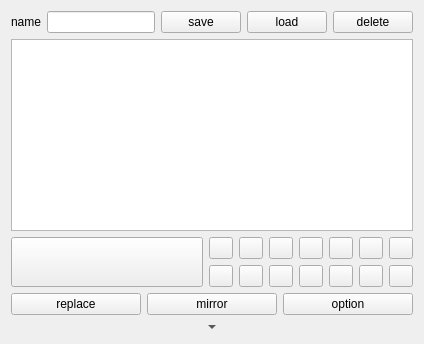
  <widget class="QWidget" name="centralwidget">
   <layout class="QVBoxLayout" name="verticalLayout_12">
    <item>
     <widget class="QWidget" name="moyang_widget" native="true">
      <layout class="QVBoxLayout" name="verticalLayout">
       <property name="leftMargin">
        <number>0</number>
       </property>
       <property name="topMargin">
        <number>0</number>
       </property>
       <property name="rightMargin">
        <number>0</number>
       </property>
       <property name="bottomMargin">
        <number>0</number>
       </property>
       <item>
        <layout class="QHBoxLayout" name="horizontalLayout_2">
         <item>
          <widget class="QLabel" name="label">
           <property name="text">
            <string>name</string>
           </property>
          </widget>
         </item>
         <item>
          <widget class="QLineEdit" name="name_line"/>
         </item>
         <item>
          <widget class="QPushButton" name="save_btn">
           <property name="minimumSize">
            <size>
             <width>45</width>
             <height>0</height>
            </size>
           </property>
           <property name="text">
            <string>save</string>
           </property>
          </widget>
         </item>
         <item>
          <widget class="QPushButton" name="load_btn">
           <property name="minimumSize">
            <size>
             <width>45</width>
             <height>0</height>
            </size>
           </property>
           <property name="text">
            <string>load</string>
           </property>
          </widget>
         </item>
         <item>
          <widget class="QPushButton" name="delete_btn">
           <property name="minimumSize">
            <size>
             <width>45</width>
             <height>0</height>
            </size>
           </property>
           <property name="text">
            <string>delete</string>
           </property>
          </widget>
         </item>
        </layout>
       </item>
       <item>
        <widget class="QListWidget" name="listWidget"/>
       </item>
       <item>
        <layout class="QHBoxLayout" name="horizontalLayout">
         <item>
          <widget class="QPushButton" name="custom_color_btn">
           <property name="sizePolicy">
            <sizepolicy hsizetype="Preferred" vsizetype="Preferred">
             <horstretch>0</horstretch>
             <verstretch>0</verstretch>
            </sizepolicy>
           </property>
           <property name="text">
            <string/>
           </property>
          </widget>
         </item>
         <item>
          <layout class="QGridLayout" name="gridLayout">
           <item row="0" column="0">
            <widget class="QPushButton" name="color1_btn">
             <property name="sizePolicy">
              <sizepolicy hsizetype="Maximum" vsizetype="Maximum">
               <horstretch>0</horstretch>
               <verstretch>0</verstretch>
              </sizepolicy>
             </property>
             <property name="minimumSize">
              <size>
               <width>0</width>
               <height>0</height>
              </size>
             </property>
             <property name="maximumSize">
              <size>
               <width>24</width>
               <height>24</height>
              </size>
             </property>
             <property name="text">
              <string/>
             </property>
            </widget>
           </item>
           <item row="0" column="1">
            <widget class="QPushButton" name="color2_btn">
             <property name="sizePolicy">
              <sizepolicy hsizetype="Maximum" vsizetype="Maximum">
               <horstretch>0</horstretch>
               <verstretch>0</verstretch>
              </sizepolicy>
             </property>
             <property name="minimumSize">
              <size>
               <width>0</width>
               <height>0</height>
              </size>
             </property>
             <property name="maximumSize">
              <size>
               <width>24</width>
               <height>24</height>
              </size>
             </property>
             <property name="text">
              <string/>
             </property>
            </widget>
           </item>
           <item row="0" column="2">
            <widget class="QPushButton" name="color3_btn">
             <property name="sizePolicy">
              <sizepolicy hsizetype="Maximum" vsizetype="Maximum">
               <horstretch>0</horstretch>
               <verstretch>0</verstretch>
              </sizepolicy>
             </property>
             <property name="minimumSize">
              <size>
               <width>0</width>
               <height>0</height>
              </size>
             </property>
             <property name="maximumSize">
              <size>
               <width>24</width>
               <height>24</height>
              </size>
             </property>
             <property name="text">
              <string/>
             </property>
            </widget>
           </item>
           <item row="0" column="3">
            <widget class="QPushButton" name="color4_btn">
             <property name="sizePolicy">
              <sizepolicy hsizetype="Maximum" vsizetype="Maximum">
               <horstretch>0</horstretch>
               <verstretch>0</verstretch>
              </sizepolicy>
             </property>
             <property name="minimumSize">
              <size>
               <width>0</width>
               <height>0</height>
              </size>
             </property>
             <property name="maximumSize">
              <size>
               <width>24</width>
               <height>24</height>
              </size>
             </property>
             <property name="text">
              <string/>
             </property>
            </widget>
           </item>
           <item row="0" column="4">
            <widget class="QPushButton" name="color5_btn">
             <property name="sizePolicy">
              <sizepolicy hsizetype="Maximum" vsizetype="Maximum">
               <horstretch>0</horstretch>
               <verstretch>0</verstretch>
              </sizepolicy>
             </property>
             <property name="minimumSize">
              <size>
               <width>0</width>
               <height>0</height>
              </size>
             </property>
             <property name="maximumSize">
              <size>
               <width>24</width>
               <height>24</height>
              </size>
             </property>
             <property name="text">
              <string/>
             </property>
            </widget>
           </item>
           <item row="0" column="5">
            <widget class="QPushButton" name="color6_btn">
             <property name="sizePolicy">
              <sizepolicy hsizetype="Maximum" vsizetype="Maximum">
               <horstretch>0</horstretch>
               <verstretch>0</verstretch>
              </sizepolicy>
             </property>
             <property name="minimumSize">
              <size>
               <width>0</width>
               <height>0</height>
              </size>
             </property>
             <property name="maximumSize">
              <size>
               <width>24</width>
               <height>24</height>
              </size>
             </property>
             <property name="text">
              <string/>
             </property>
            </widget>
           </item>
           <item row="0" column="6">
            <widget class="QPushButton" name="color7_btn">
             <property name="sizePolicy">
              <sizepolicy hsizetype="Maximum" vsizetype="Maximum">
               <horstretch>0</horstretch>
               <verstretch>0</verstretch>
              </sizepolicy>
             </property>
             <property name="minimumSize">
              <size>
               <width>0</width>
               <height>0</height>
              </size>
             </property>
             <property name="maximumSize">
              <size>
               <width>24</width>
               <height>24</height>
              </size>
             </property>
             <property name="text">
              <string/>
             </property>
            </widget>
           </item>
           <item row="1" column="0">
            <widget class="QPushButton" name="color8_btn">
             <property name="sizePolicy">
              <sizepolicy hsizetype="Maximum" vsizetype="Maximum">
               <horstretch>0</horstretch>
               <verstretch>0</verstretch>
              </sizepolicy>
             </property>
             <property name="minimumSize">
              <size>
               <width>0</width>
               <height>0</height>
              </size>
             </property>
             <property name="maximumSize">
              <size>
               <width>24</width>
               <height>24</height>
              </size>
             </property>
             <property name="text">
              <string/>
             </property>
            </widget>
           </item>
           <item row="1" column="1">
            <widget class="QPushButton" name="color9_btn">
             <property name="sizePolicy">
              <sizepolicy hsizetype="Maximum" vsizetype="Maximum">
               <horstretch>0</horstretch>
               <verstretch>0</verstretch>
              </sizepolicy>
             </property>
             <property name="minimumSize">
              <size>
               <width>0</width>
               <height>0</height>
              </size>
             </property>
             <property name="maximumSize">
              <size>
               <width>24</width>
               <height>24</height>
              </size>
             </property>
             <property name="text">
              <string/>
             </property>
            </widget>
           </item>
           <item row="1" column="2">
            <widget class="QPushButton" name="color10_btn">
             <property name="sizePolicy">
              <sizepolicy hsizetype="Maximum" vsizetype="Maximum">
               <horstretch>0</horstretch>
               <verstretch>0</verstretch>
              </sizepolicy>
             </property>
             <property name="minimumSize">
              <size>
               <width>0</width>
               <height>0</height>
              </size>
             </property>
             <property name="maximumSize">
              <size>
               <width>24</width>
               <height>24</height>
              </size>
             </property>
             <property name="text">
              <string/>
             </property>
            </widget>
           </item>
           <item row="1" column="3">
            <widget class="QPushButton" name="color11_btn">
             <property name="sizePolicy">
              <sizepolicy hsizetype="Maximum" vsizetype="Maximum">
               <horstretch>0</horstretch>
               <verstretch>0</verstretch>
              </sizepolicy>
             </property>
             <property name="minimumSize">
              <size>
               <width>0</width>
               <height>0</height>
              </size>
             </property>
             <property name="maximumSize">
              <size>
               <width>24</width>
               <height>24</height>
              </size>
             </property>
             <property name="text">
              <string/>
             </property>
            </widget>
           </item>
           <item row="1" column="4">
            <widget class="QPushButton" name="color12_btn">
             <property name="sizePolicy">
              <sizepolicy hsizetype="Maximum" vsizetype="Maximum">
               <horstretch>0</horstretch>
               <verstretch>0</verstretch>
              </sizepolicy>
             </property>
             <property name="minimumSize">
              <size>
               <width>0</width>
               <height>0</height>
              </size>
             </property>
             <property name="maximumSize">
              <size>
               <width>24</width>
               <height>24</height>
              </size>
             </property>
             <property name="text">
              <string/>
             </property>
            </widget>
           </item>
           <item row="1" column="5">
            <widget class="QPushButton" name="color13_btn">
             <property name="sizePolicy">
              <sizepolicy hsizetype="Maximum" vsizetype="Maximum">
               <horstretch>0</horstretch>
               <verstretch>0</verstretch>
              </sizepolicy>
             </property>
             <property name="minimumSize">
              <size>
               <width>0</width>
               <height>0</height>
              </size>
             </property>
             <property name="maximumSize">
              <size>
               <width>24</width>
               <height>24</height>
              </size>
             </property>
             <property name="text">
              <string/>
             </property>
            </widget>
           </item>
           <item row="1" column="6">
            <widget class="QPushButton" name="color14_btn">
             <property name="sizePolicy">
              <sizepolicy hsizetype="Maximum" vsizetype="Maximum">
               <horstretch>0</horstretch>
               <verstretch>0</verstretch>
              </sizepolicy>
             </property>
             <property name="minimumSize">
              <size>
               <width>0</width>
               <height>0</height>
              </size>
             </property>
             <property name="maximumSize">
              <size>
               <width>24</width>
               <height>24</height>
              </size>
             </property>
             <property name="text">
              <string/>
             </property>
            </widget>
           </item>
          </layout>
         </item>
        </layout>
       </item>
       <item>
        <layout class="QHBoxLayout" name="horizontalLayout_3">
         <item>
          <widget class="QPushButton" name="replace_btn">
           <property name="text">
            <string>replace</string>
           </property>
          </widget>
         </item>
         <item>
          <widget class="QPushButton" name="mirror_btn">
           <property name="text">
            <string>mirror</string>
           </property>
          </widget>
         </item>
         <item>
          <widget class="QPushButton" name="option_btn">
           <property name="text">
            <string>option</string>
           </property>
          </widget>
         </item>
        </layout>
       </item>
      </layout>
     </widget>
    </item>
    <item>
     <widget class="QToolButton" name="dock_vis_btn">
      <property name="sizePolicy">
       <sizepolicy hsizetype="Minimum" vsizetype="Fixed">
        <horstretch>0</horstretch>
        <verstretch>0</verstretch>
       </sizepolicy>
      </property>
      <property name="maximumSize">
       <size>
        <width>16777215</width>
        <height>12</height>
       </size>
      </property>
      <property name="text">
       <string/>
      </property>
      <property name="checkable">
       <bool>true</bool>
      </property>
      <property name="popupMode">
       <enum>QToolButton::DelayedPopup</enum>
      </property>
      <property name="autoRaise">
       <bool>true</bool>
      </property>
      <property name="arrowType">
       <enum>Qt::DownArrow</enum>
      </property>
     </widget>
    </item>
   </layout>
  </widget>
